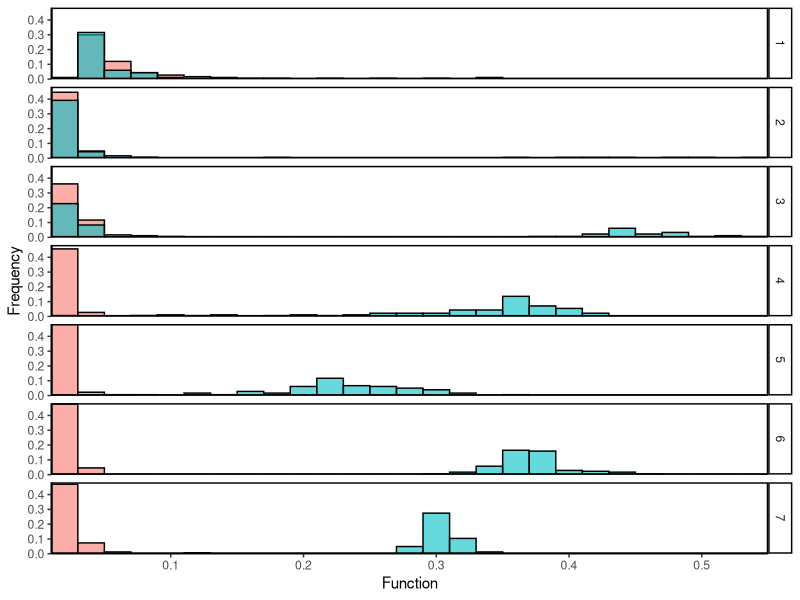
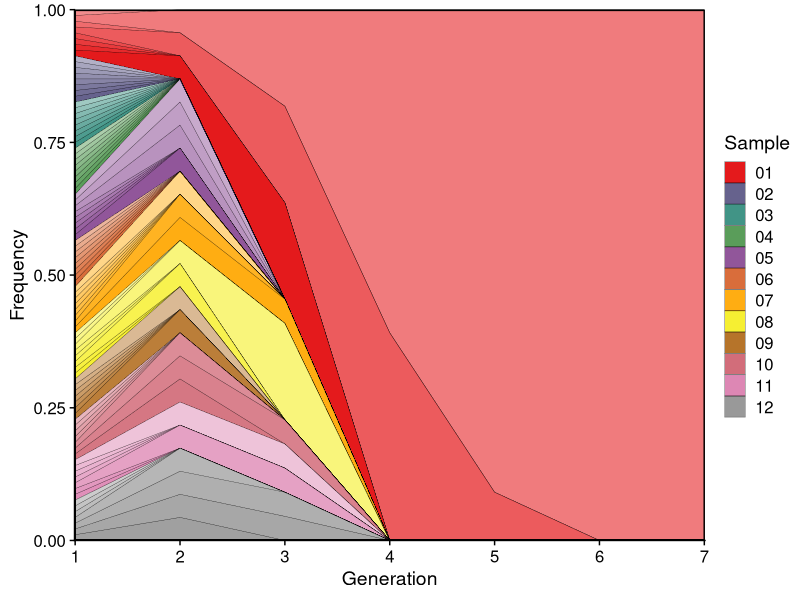
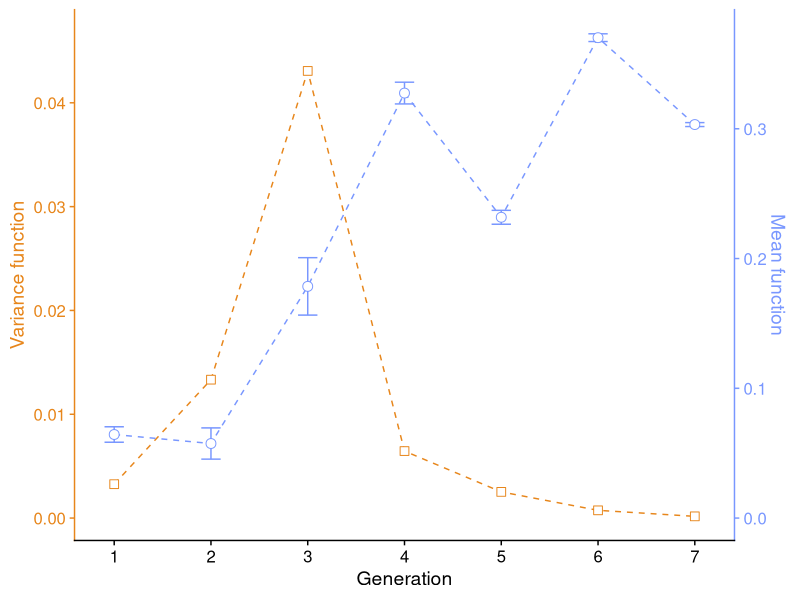

The R script that drew these images, in order: (Note: this script raises an error after producing the figures.)
#' This script makes figure from the farmer E coli

library(tidyverse)
library(data.table)
library(cowplot)

df_farmer_func <- fread("../data/temp/df_farmer_func.txt") %>% as_tibble
df_farmer_func_mean <- fread("../data/temp/df_farmer_func_mean.txt") %>% as_tibble
df_farmer_func_mean_star <- fread("../data/temp/df_farmer_func_mean_star.txt") %>% as_tibble
df_farmer_func_max <- fread("../data/temp/df_farmer_func_max.txt") %>% as_tibble
df_farmer_func_max_star <- fread("../data/temp/df_farmer_func_max_star.txt") %>% as_tibble
df_muller <- fread("../data/temp/df_muller.txt") %>% as_tibble()
df_farmer_heritability <- fread("../data/temp/df_farmer_heritability.txt")
df_farmer_heritability_stat_collapsed <- fread("../data/temp/df_farmer_heritability_stat_collapsed.txt")

# Panel A. Cartoon
p_cartoon <- ggdraw() + draw_image("../data/experimental_scheme/Figure2A.png")


# Panel B. Mean function
p_B <- df_farmer_func_mean %>%
    ggplot(aes(x = Transfer, y = MeanCommunityFunction, color = Experiment, group = Experiment)) +
    geom_errorbar(aes(x=Transfer, ymin = MeanCommunityFunction-SeCommunityFunction,
                      ymax = MeanCommunityFunction+SeCommunityFunction),
                  width = .2, position = position_dodge(0.3)) +
    geom_line(linetype = 2,position = position_dodge(0.3)) +
    geom_point(shape = 21, fill = "white", size = 3, position = position_dodge(0.3)) +
    # Add asterisk
    geom_text(data = df_farmer_func_mean_star, inherit.aes = F, aes(x = Transfer, y = AsteriskLocation, label = Asterisk), size = 5, color = "black") +
    coord_cartesian(ylim=c(0, 0.61)) +
    scale_x_continuous(breaks = 1:7) +
    scale_color_discrete(labels = c("control", "selection")) +
    theme_cowplot() +
    theme(legend.position = c(0.1, 0.95), legend.title = element_blank()) +
    labs(x = "Generation", y = "Mean Function")


# Panel C. Maximum function
p_C <- df_farmer_func_max %>%
    ggplot(aes(x = Transfer, y = MeanFunction, color = Experiment, group = Experiment)) +
    geom_errorbar(aes(x=Transfer, ymin = MeanFunction-SeFunction, ymax = MeanFunction+SeFunction),
                  width = .2, position = position_dodge(0.3)) +
    geom_line(linetype = 2, position = position_dodge(0.3)) +
    geom_point(shape = 24, fill = "white", size = 3, position = position_dodge(0.3)) +
    # Add asterisk
    geom_text(data = df_farmer_func_max_star, inherit.aes = F, aes(x = Transfer, y = AsteriskLocation, label = Asterisk), size = 5, color = "black") +
    scale_x_continuous(breaks = 1:7) +
    coord_cartesian(ylim=c(0, 0.61)) +
    theme_cowplot() +
    theme(legend.position = "none", legend.title = element_blank()) +
    labs(x = "Generation", y = "Maximum function")

# Panel D. Histogram
p_D <- df_farmer_func %>%
    ggplot() +
    geom_histogram(aes(x = MeanFunction, y=(..count..)/tapply(..count..,..PANEL..,sum)[..PANEL..], fill = Experiment),
                   color = 1, alpha = 0.6, binwidth = 0.02, position = position_identity()) +
    scale_x_continuous(expand = c(0,0)) +
    scale_y_continuous(expand = c(0,0)) +
    scale_fill_discrete(labels = c("control", "selection")) +
    facet_grid(Transfer~.,
               labeller = labeller(Transfer = paste0(1:7) %>% setNames(1:7))) +
    theme_classic() +
    theme(legend.position ="none", legend.title = element_blank(),
          legend.background = element_blank(),
          strip.background = element_rect(fill = "NA", color = 1)) +
    labs(x = "Function", y = "Frequency") +
    panel_border(color = "black")

# Panel E. Heritability
p_E <- df_farmer_heritability %>%
    ggplot(aes(x = ParentFunction, y = OffspringFunction, color = Origin, shape = Origin)) +
    geom_abline(size = .5, linetype = 2, color = "grey", slope = df_farmer_heritability_stat_collapsed$estimate[2], intercept = df_farmer_heritability_stat_collapsed$estimate[1]) +
    geom_errorbar(size = .1, aes(ymin = OffspringFunction-OffspringFunctionSe, ymax = OffspringFunction+OffspringFunctionSe)) +
    geom_errorbarh(size = .1, aes(xmin = ParentFunction-ParentFunctionSe, xmax = ParentFunction+ParentFunctionSe)) +
    geom_point(fill = "white") +
    scale_color_manual(values = c("black", "#F3949B", "#E4211D")) +
    scale_shape_manual(values = c(21, 24, 22)) +
    theme_cowplot() +
    theme(panel.grid = element_blank(), legend.position = "none") +
    labs(x = "Parent Function", y = "Offspring Function")


# Panel F. Muller diagram
getPalette = colorRampPalette(RColorBrewer::brewer.pal(9, "Set1"))
p_F <- df_muller %>%
    extract(col = Community, into = c("Replicate", "Sample"), regex = "(\\w)(\\d+)", remove = F) %>%
    extract(col = Transfer, into = "Transfer", regex = "T(\\d+)", remove = T) %>%
    mutate(Transfer = as.numeric(Transfer)) %>%
    ggplot(aes(x = Transfer, y = Frequency, fill = Sample, alpha = Replicate)) +
    geom_area(color = "black", size = .1) +
    scale_x_continuous(expand = c(0,0)) +
    scale_y_continuous(expand = c(0,0)) +
    scale_fill_manual(values =  getPalette(12)) +
    scale_alpha_manual(values = seq(0.5, 1, length.out = 8)) +
    theme_cowplot() +
    theme(legend.position = "right") +
    guides(alpha = F) +
    panel_border(color = "black") +
    labs(x = "Generation", y = "Frequency")

# Panel G. Varirance versus mean
df_farmer_func_var <- df_farmer_func %>%
    select(Transfer, Experiment, Media, CommunityFunction = MeanFunction) %>%
    group_by(Transfer, Experiment) %>%
    summarize(VarCommunityFunction = var(CommunityFunction), MeanCommunityFunction = mean(CommunityFunction), SdCommunityFunction = sd(CommunityFunction), SeCommunityFunction = SdCommunityFunction/sqrt(n())) %>%
    filter(Experiment == "expt")

ylim.prim <- c(0, 0.05)   # in this example, var
ylim.sec <- c(0, 0.4)    # in this example, mean
b <- diff(ylim.prim)/diff(ylim.sec)
a <- b*(ylim.prim[1] - ylim.sec[1])
mycolors = c(left = "#E7861B", right = "#7997FF") # #00BFC4

p_G <- df_farmer_func_var %>%
    ggplot(aes(x = Transfer)) +
    # Var, primary axis
    geom_line(aes(y = VarCommunityFunction, group = Experiment), linetype = 2, color = mycolors["left"]) +
    geom_point(aes(y = VarCommunityFunction, group = Experiment), shape = 22, fill = "white", size = 3, color = mycolors["left"]) +
    # Mean, secondary axis
    geom_errorbar(aes(x=Transfer, ymin = a + b * (MeanCommunityFunction-SeCommunityFunction),
                      ymax = a + b * (MeanCommunityFunction+SeCommunityFunction)),
                  width = .2, position = position_dodge(0.01), color = mycolors["right"]) +
    geom_line(aes(y = a + b * MeanCommunityFunction, group = Experiment), linetype = 2, color = mycolors["right"]) +
    geom_point(aes(y = a + b * MeanCommunityFunction, group = Experiment), shape = 21, fill = "white", size = 3, color = mycolors["right"]) +
    scale_x_continuous(breaks = 1:7) +
    scale_y_continuous("Variance function", sec.axis = sec_axis(~ (. - a)/b, name = "Mean function")) +
    theme_cowplot() +
    theme(legend.position = "top", legend.title = element_blank(),
          axis.title.y = element_text(color = mycolors["left"]),
          axis.text.y = element_text(color = mycolors["left"]),
          axis.line.y = element_line(color = mycolors["left"]),
          axis.ticks.y = element_line(color = mycolors["left"]),
          axis.title.y.right = element_text(color = mycolors["right"]),
          axis.text.y.right = element_text(color = mycolors["right"]),
          axis.line.y.right = element_line(color = mycolors["right"]),
          axis.ticks.y.right = element_line(color = mycolors["right"])
    ) +
    labs(x = "Generation")



# Put together panels
p_BC <- plot_grid(plotlist = list(p_B, p_C), nrow = 1, labels = c("B", "C"), align = "hv", greedy = T)
p_EFG <- plot_grid(plotlist = list(p_E, p_F, p_G), nrow = 1, labels = c("E", "F", "G"), rel_widths = c(2.5,3,2.5))
p_left_column <- plot_grid(plotlist = list(p_cartoon, NULL, p_BC, NULL, p_EFG), ncol = 1, labels = c("A", "", ""), rel_heights = c(3.5, 0.3, 3, 0.5, 3))
p <- plot_grid(p_left_column, p_D, ncol = 2, labels = c("", "D"), rel_widths = c(5, 1.5))

ggsave("../figure/Fig2.png", plot = p, width = 14, height = 10)
ggsave("../figure/Fig2.pdf", plot = p, width = 14, height = 10)
